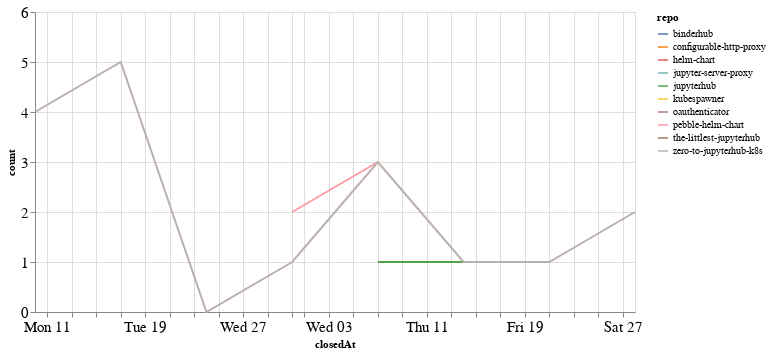

Notebook source saved alongside this figure:
### Code cell
closed_by_time = closed_by.groupby('repo').resample('W', on='closedAt').count()['author'].reset_index()
closed_by_time = closed_by_time.rename(columns={'author': 'count'})

alt.Chart(closed_by_time, width=600).mark_line().encode(
    x='closedAt',
    y='count',
    color='repo',
    tooltip="repo"
)

### Figure 1 — Vega-Lite specification as saved in the notebook (floating-point values rounded to 4 significant figures)
{"config": {"axisLeft": {"labelFontSize": 15}, "axisBottom": {"labelFontSize": 15}}, "data": {"name": "data-4e3dedc9d47962ebeaee658c754c5c69"}, "mark": "line", "encoding": {"color": {"type": "nominal", "field": "repo"}, "tooltip": {"type": "nominal", "field": "repo"}, "x": {"type": "temporal", "field": "closedAt"}, "y": {"type": "quantitative", "field": "count"}}, "width": 600, "$schema": "https://vega.github.io/schema/vega-lite/v4.8.1.json", "datasets": {"data-4e3dedc9d47962ebeaee658c754c5c69": [{"repo": "binderhub", "closedAt": "2020-05-24T00:00:00", "count": 1}, {"repo": "configurable-http-proxy", "closedAt": "2020-05-31T00:00:00", "count": 6}, {"repo": "helm-chart", "closedAt": "2020-05-10T00:00:00", "count": 2}, {"repo": "jupyter-server-proxy", "closedAt": "2020-05-24T00:00:00", "count": 1}, {"repo": "jupyterhub", "closedAt": "2020-06-07T00:00:00", "count": 1}, {"repo": "jupyterhub", "closedAt": "2020-06-14T00:00:00", "count": 1}, {"repo": "kubespawner", "closedAt": "2020-06-28T00:00:00", "count": 1}, {"repo": "oauthenticator", "closedAt": "2020-05-17T00:00:00", "count": 1}, {"repo": "pebble-helm-chart", "closedAt": "2020-05-31T00:00:00", "count": 2}, {"repo": "pebble-helm-chart", "closedAt": "2020-06-07T00:00:00", "count": 3}, {"repo": "the-littlest-jupyterhub", "closedAt": "2020-05-10T00:00:00", "count": 1}, {"repo": "zero-to-jupyterhub-k8s", "closedAt": "2020-05-10T00:00:00", "count": 4}, {"repo": "zero-to-jupyterhub-k8s", "closedAt": "2020-05-17T00:00:00", "count": 5}, {"repo": "zero-to-jupyterhub-k8s", "closedAt": "2020-05-24T00:00:00", "count": 0}, {"repo": "zero-to-jupyterhub-k8s", "closedAt": "2020-05-31T00:00:00", "count": 1}, {"repo": "zero-to-jupyterhub-k8s", "closedAt": "2020-06-07T00:00:00", "count": 3}, {"repo": "zero-to-jupyterhub-k8s", "closedAt": "2020-06-14T00:00:00", "count": 1}, {"repo": "zero-to-jupyterhub-k8s", "closedAt": "2020-06-21T00:00:00", "count": 1}, {"repo": "zero-to-jupyterhub-k8s", "closedAt": "2020-06-28T00:00:00", "count": 2}]}}
